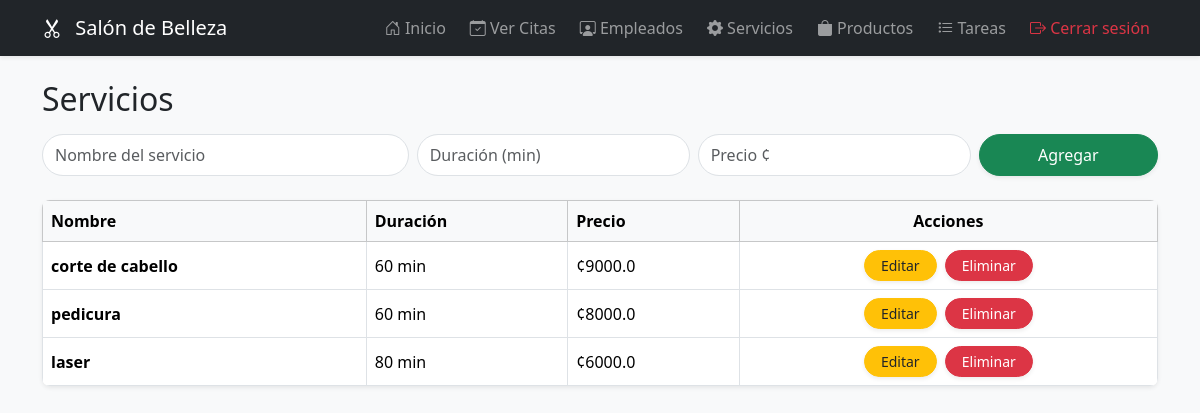
Page /admin/servicios (signed in) on the earlier database version.
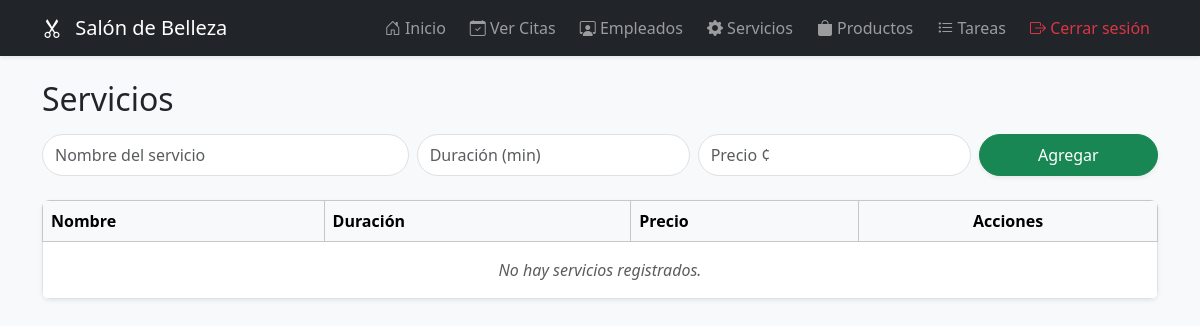
Same page on the later database version.
### models.py (models this page shows, shortened)
class Servicio(db.Model):
    __tablename__ = 'servicios'
    id = db.Column(db.Integer, primary_key=True)
    nombre = db.Column(db.String(100), nullable=False)
    descripcion = db.Column(db.Text, nullable=True)  # Nuevo
    duracion_minutos = db.Column(db.Integer, nullable=False)
    precio = db.Column(db.Float, nullable=False)
    imagen_url = db.Column(db.String(255), nullable=True)  # Opcional
    citas = db.relationship('Cita', backref='servicio', lazy=True)

### main.py (the view, shortened to what this page needs)
@app.route('/admin/servicios', methods=['GET', 'POST'])
@login_required
def servicios():
    lista = Servicio.query.all()
    return render_template('admin/servicios.html', servicios=lista)

### main.py (called while the page is built)
def login_required(f):
    @wraps(f)
    def decorated(*args, **kwargs):
        if not session.get('logged_in'):
            return redirect(url_for('login'))
        return f(*args, **kwargs)
    return decorated

### templates/admin/servicios.html (shortened to what this page needs)
{% extends 'admin/layout.html' %}
{% block content %}
<h2 class="mb-3"> Servicios</h2>
<form method="POST" class="mb-4">
  <div class="row g-2">
    <div class="col-12 col-md-4">
      <input type="text" name="nombre" class="form-control rounded-pill py-2" placeholder="Nombre del servicio" required>
    </div>
    <div class="col-6 col-md-3">
      <input type="number" name="duracion" class="form-control rounded-pill py-2" placeholder="Duración (min)" required>
    </div>
    <div class="col-6 col-md-3">
      <input type="number" name="precio" step="0.01" class="form-control rounded-pill py-2" placeholder="Precio ¢" required>
    </div>
    <div class="col-12 col-md-2 d-grid">
      <button class="btn btn-success rounded-pill py-2 shadow-sm">Agregar</button>
    </div>
  </div>
</form>
<div class="table-responsive shadow-sm rounded-3">
  <table class="table table-bordered mb-0 align-middle">
    <thead class="table-light">
      <tr>
        <th>Nombre</th>
        <th>Duración</th>
        <th>Precio</th>
        <th class="text-center">Acciones</th>
      </tr>
    </thead>
    <tbody>
      {% for servicio in servicios %}
      <tr>
        <td class="fw-semibold">{{ servicio.nombre }}</td>
        <td>{{ servicio.duracion_minutos }} min</td>
        <td>¢{{ servicio.precio }}</td>
        <td class="text-center">
          <a href="{{ url_for('editar_servicio', id=servicio.id) }}" class="btn btn-sm btn-warning rounded-pill px-3 py-1 me-1 shadow-sm">
            Editar
          </a>
          <form action="{{ url_for('eliminar_servicio', id=servicio.id) }}" method="POST" class="d-inline">
            <button class="btn btn-sm btn-danger rounded-pill px-3 py-1 shadow-sm" onclick="return confirm('¿Eliminar este servicio?')">Eliminar</button>
          </form>
        </td>
      </tr>
      {% else %}
      <tr>
        <td colspan="4" class="text-center text-muted fst-italic py-3">No hay servicios registrados.</td>
      </tr>
      {% endfor %}
    </tbody>
  </table>
</div>
{% endblock %}

Differences in the rows shown:
removed Servicio: nombre "corte de cabello", duracion_minutos "60", precio "9000.0"
removed Servicio: nombre "pedicura", duracion_minutos "60", precio "8000.0"
removed Servicio: nombre "laser", duracion_minutos "80", precio "6000.0"
Other differences:
text now shown: "No hay servicios registrados."
